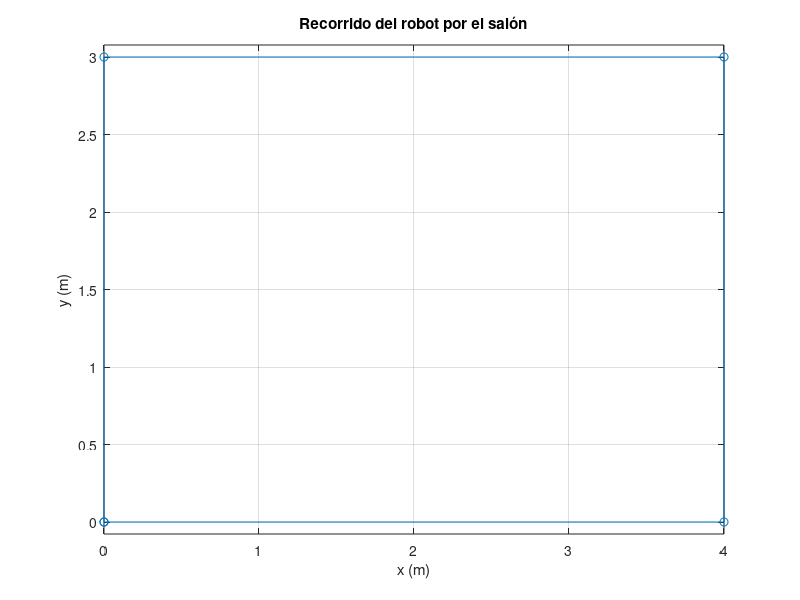

Source code (MATLAB): (Note: this script raises an error after producing the figure.)
% Todos los ejemplos del artículo, en orden (necesita las funciones de esta carpeta)
% Del artículo «Complejos y geometría en MATLAB — teoría para girar con exp(1i*θ), programar las raíces n-ésimas y medir distancias con funciones (y el robot aspirador que siempre giraba a la izquierda)»
% https://sergiolearns.com/matlab-intensivo-complejos-y-geometria/
z = 3 + 2i                 % el robot, a 3 m de una pared y 2 m de la otra
modulo = abs(z)            % distancia a la esquina
argumento = angle(z)       % ángulo con el eje x, en radianes
grados = rad2deg(argumento)
conj(z)                    % el reflejo en el eje x

giro90 = exp(1i*pi/2)          % casi 1i: el cos(pi/2) del ordenador no es 0 exacto
z * 1i                         % z girado 90 grados
v = [1+1i; 2-1i];
v'                             % traspuesta conjugada
v.'                            % solo traspuesta

pos = 0;                   % sale de la esquina
rumbo = 1;                 % mirando al este
camino = pos;              % aquí se apunta cada parada
tramos = [4 3 4 3];        % metros hasta cada choque: el salón mide 4 x 3
for k = 1:numel(tramos)
    pos = pos + tramos(k) * rumbo;  % avanza en su dirección
    camino(end+1) = pos;
    rumbo = rumbo * 1i;              % gira 90 grados a la izquierda
end
camino

figure
plot(camino, 'o-')
axis equal
grid on
title('Recorrido del robot por el salón')
xlabel('x (m)'), ylabel('y (m)')

girar(3 + 2i, 90)                  % lo mismo que (3 + 2i)*1i
silla = [1+1i, 1.5+1i, 1.5+1.5i, 1+1.5i];
girar(silla, 90, 2 + 2i)           % la silla, alrededor del centro de la mesa

esquinas = raices_n(8, 6)
comprobacion = norm(esquinas.^6 - 8)

r2 = roots([1 0 0 0 0 0 -8]);       % coeficientes de z^6 - 8
[~, i1] = sort(angle(esquinas));
[~, i2] = sort(angle(r2));
diferencia = norm(esquinas(i1) - r2(i2))

figure
raices_n(8, 6)

robot = [3; 2];
d1 = dist_punto_recta(robot, [0; 3], [4; 0])
d2 = dist_punto_recta([1; 1; 1], [0; 0; 0], [1; 1; 0])   % también en el espacio

lampara = [1; 2; 1.6];
A = [0; 0; 2.5];  n = [0; 0.6; 0.8];
d = dist_punto_plano(lampara, A, n)
pie = lampara - dot(n, lampara - A) / dot(n, n) * n    % el punto del techo más cercano
dot(n, pie - A)                                        % ¿está en el plano?

barra = struct('A', [0; 3; 2.2], 'v', [1; 0; 0]);   % punto y dirección
viga  = struct('A', [0; 0; 2.4], 'v', [0; 1; 0]);
cable = struct('A', [1; 3; 0],   'v', [0; 0; 1]);
otra  = struct('A', [0; 0; 2.2], 'v', [2; 0; 0]);
misma = struct('A', [5; 3; 2.2], 'v', [-3; 0; 0]);
posicion_rectas(barra, viga)
posicion_rectas(barra, cable)
posicion_rectas(barra, otra)
posicion_rectas(barra, misma)

techo = [0 4 4 0 0;          % x de las esquinas del techo (cerrado)
         0 0 3 3 0;          % y
         2.5 2.5 0.25 0.25 2.5];   % z: de 2,5 m a 0,25 m, en el plano
figure
plot3(techo(1,:), techo(2,:), techo(3,:), 'b-')
hold on
plot3(lampara(1), lampara(2), lampara(3), 'ro')
plot3([lampara(1) pie(1)], [lampara(2) pie(2)], [lampara(3) pie(3)], 'r--')
plot3([0 4 4 0 0], [0 0 3 3 0], zeros(1, 5), 'k:')    % el suelo, de referencia
axis equal
grid on
xlabel('x (m)'), ylabel('y (m)'), zlabel('z (m)')
title('La lámpara y el techo inclinado')
view(120, 25)

[1 2 3] - [0; 0; 2.5]

dist_punto_plano(lampara, A, [0; 0; 0])

norm(esquinas - r2)
